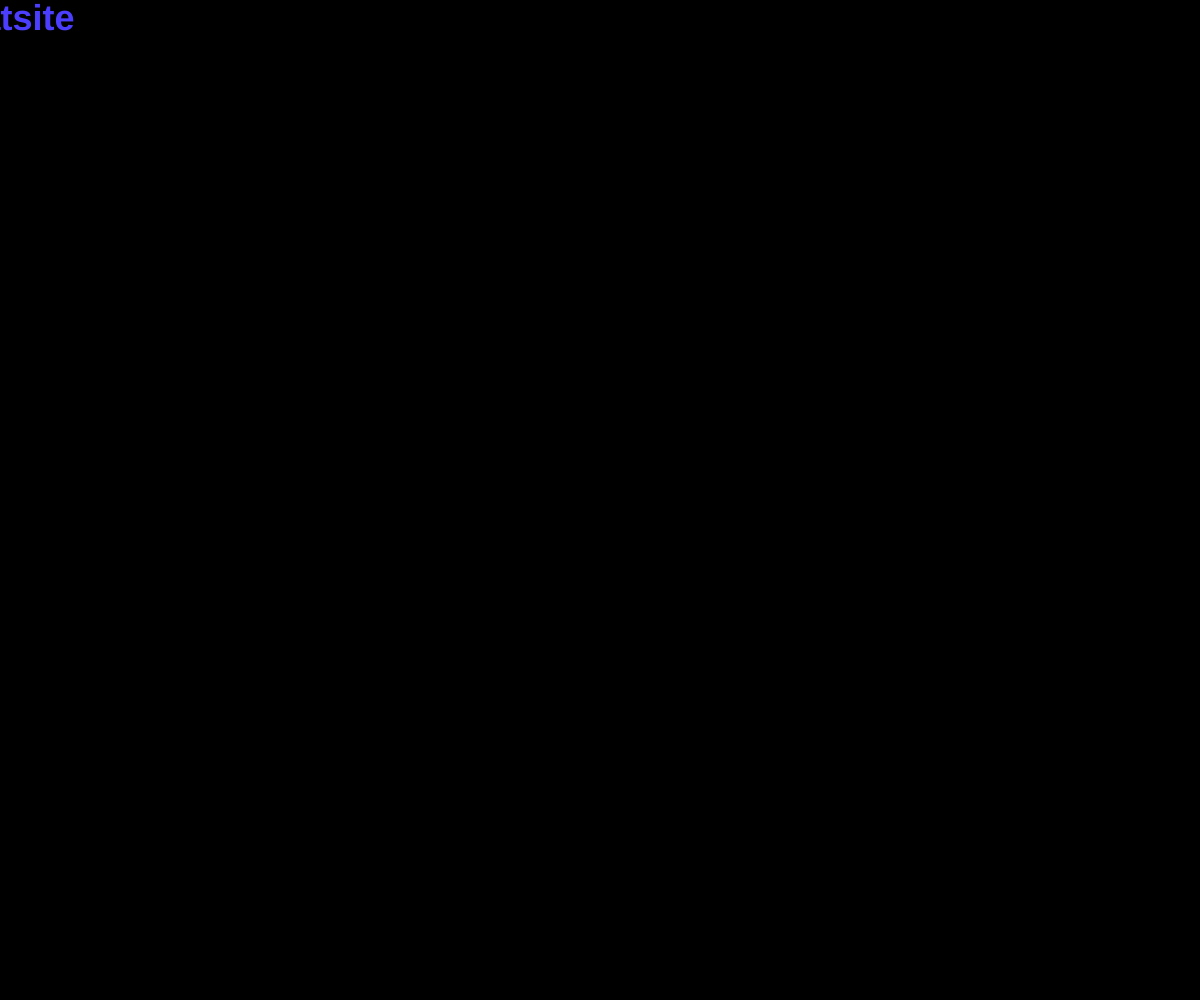
Frame 1 (no input)
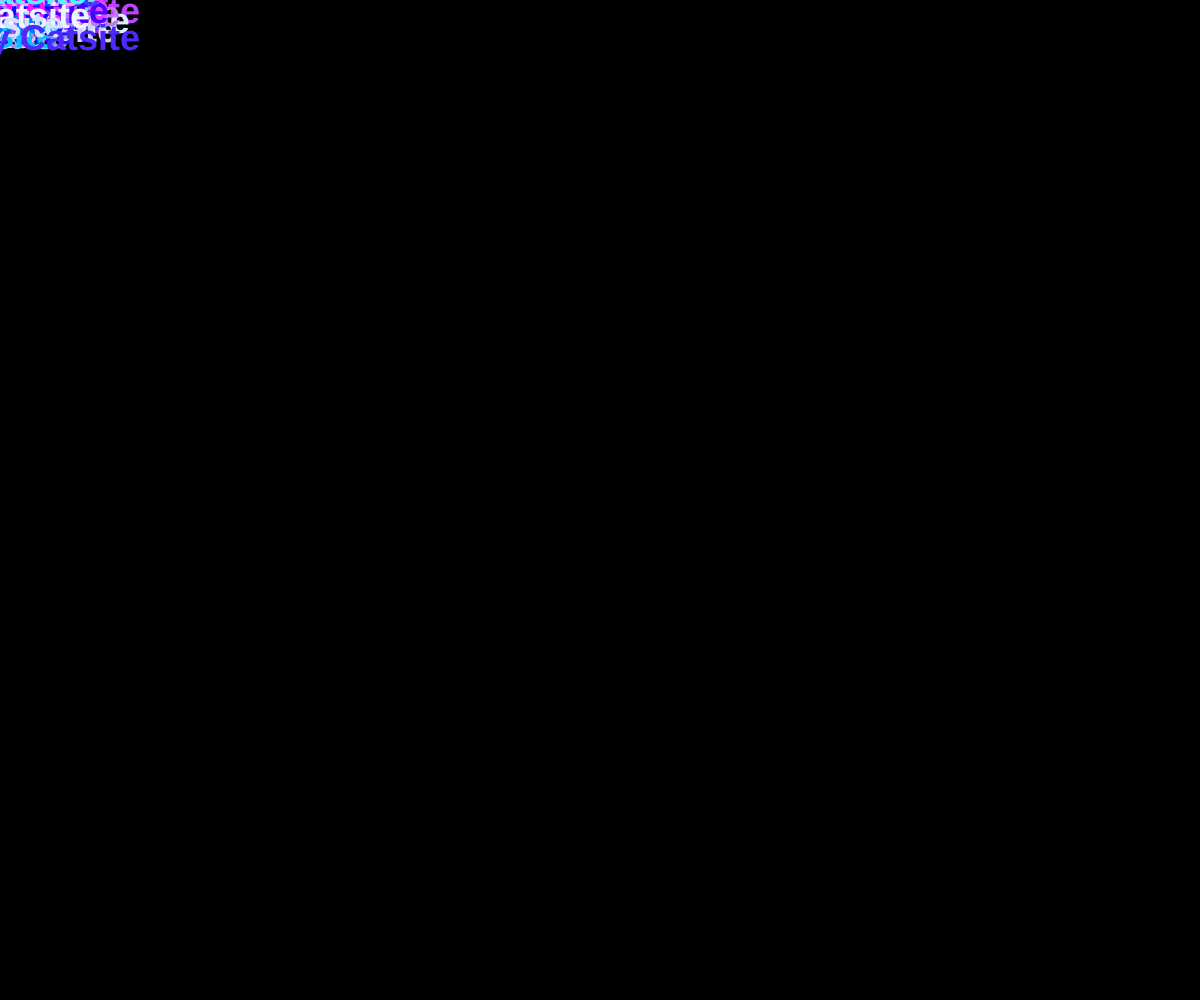
Frame 60 (no input)
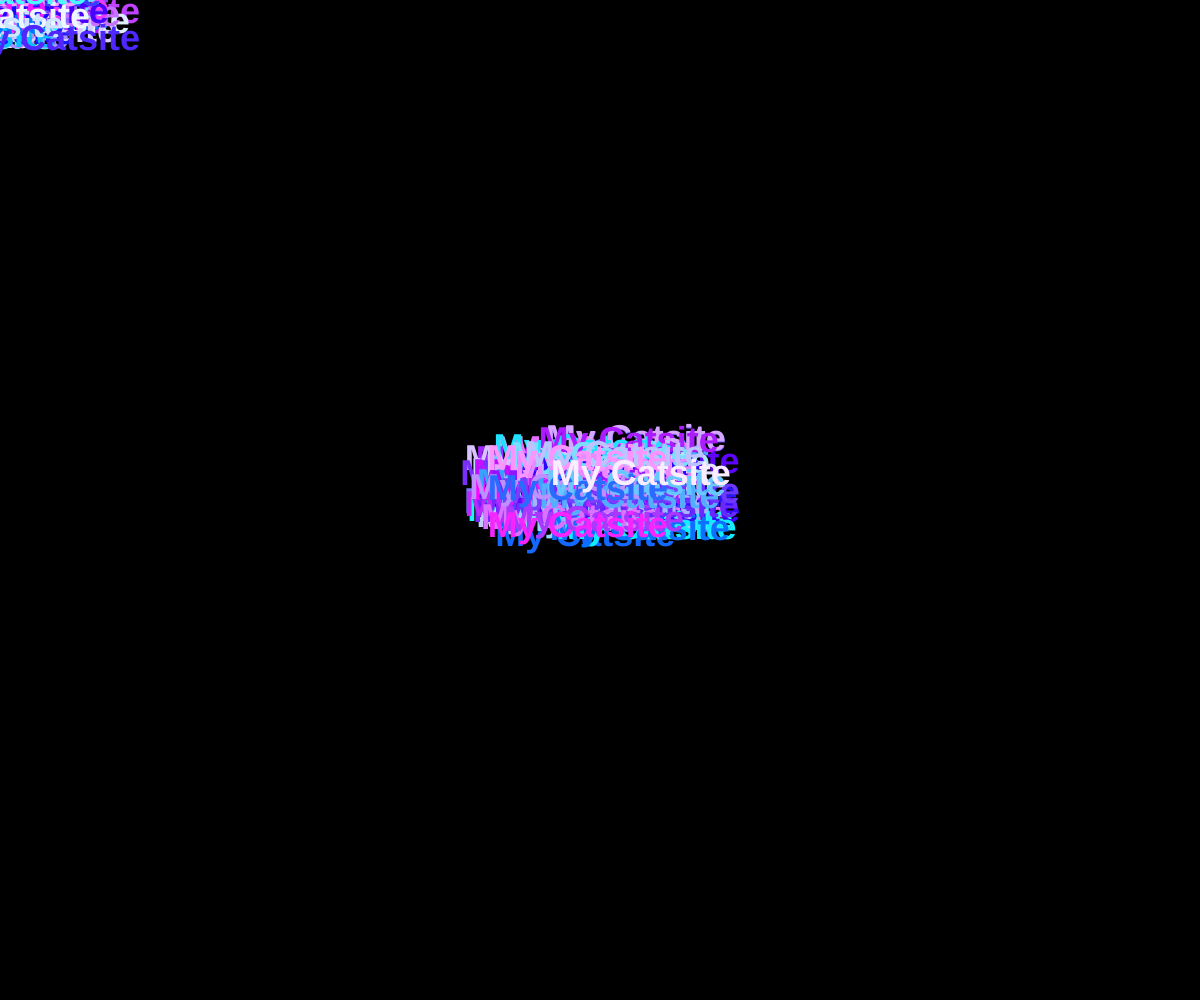
Frame 120 (the mouse pressed at the canvas centre since frame 60)

The p5.js sketch that drew these frames (run headless with seeded random() and noise() and a simulated clock; from frame 60 on, the mouse is pressed at the canvas centre):

// p5.js sketch
// ── sketch.js
function setup() {
  // put setup code here
  createCanvas(windowWidth,windowHeight);
  background(0, 0, 0);
  //ellipse (width/2,height/2,400,400);
}

function draw() {
  // put drawing code here
  
  //fill(255, 0, 0);
  //ellipse(width/2,height/2,200,200);
  //fill(255, 255, 255);
  //ellipse(280,280,200,200);  

  // fill(255, 0, 0);
  // ellipse(100,100,100,100);
  // fill(0, 255, 0);
  // ellipse(250,250,100,100);
  // fill(0, 0, 255);
  // ellipse(400,400,100,100); 
  fill(random(100,255),random(100,255),random(100,255));
  let xpos = mouseX+random(-50,50);
  let ypos = mouseY+random(-50,50);
  let diameter = 10
  // ellipse (xpos,ypos,diameter,diameter);

 
  fill(random(255),random(255),255);
  textSize(36);
  textAlign(CENTER);
  textStyle(BOLD);
  text('My Catsite',xpos,ypos);
}
